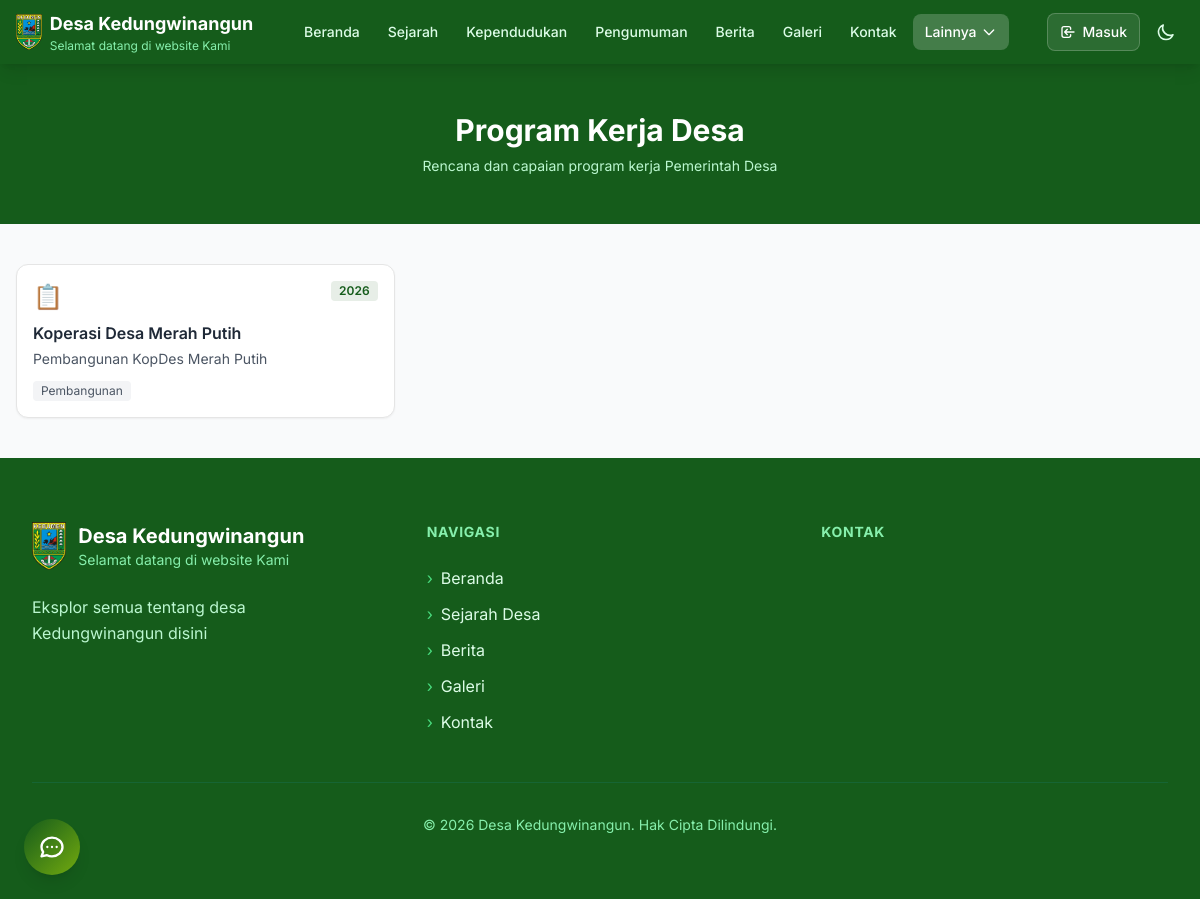
/program-kerja, run on the app's committed database.
### tables this page shows
CREATE TABLE config (
                key TEXT PRIMARY KEY,
                value TEXT
            );

CREATE TABLE program_kerja (
                id INTEGER PRIMARY KEY AUTOINCREMENT,
                judul TEXT NOT NULL,
                deskripsi TEXT,
                kategori TEXT DEFAULT 'pembangunan',
                tahun INTEGER,
                target TEXT,
                realiasi TEXT,
                anggaran TEXT,
                icon TEXT DEFAULT '📋',
                status TEXT DEFAULT 'berlangsung',
                aktif INTEGER DEFAULT 1,
                urutan INTEGER DEFAULT 0,
                created_at TIMESTAMP DEFAULT CURRENT_TIMESTAMP,
                updated_at TIMESTAMP DEFAULT CURRENT_TIMESTAMP
            );

### routes/public.py (the view)
@public_bp.route("/program-kerja")
def program_kerja():
    try:
        from models import get_all_pages, get_all_program_kerja
        from datetime import datetime
        desa_info = get_desa_info_with_maps()
        custom_pages = get_all_pages()
        tahun_filter = request.args.get('tahun', type=int)
        kategori_filter = request.args.get('kategori', '')
        program_list = get_all_program_kerja(aktif=1, tahun=tahun_filter)
        if kategori_filter:
            program_list = [p for p in program_list if p.get('kategori') == kategori_filter]
        by_status = {
            'rencana': [],
            'berlangsung': [],
            'selesai': [],
        }
        for p in program_list:
            status = p.get('status', 'berlangsung')
            if status in by_status:
                by_status[status].append(p)
            else:
                by_status['berlangsung'].append(p)
        all_program = get_all_program_kerja(aktif=1)
        tahun_list = sorted(set(p.get('tahun') for p in all_program if p.get('tahun')), reverse=True)
        if not tahun_list:
            tahun_list = [datetime.now().year]
        kategori_labels = {
            'pembangunan': 'Pembangunan',
            'pemberdayaan': 'Pemberdayaan',
            'pembinaan': 'Pembinaan',
            'pelayanan': 'Pelayanan',
            'kesehatan': 'Kesehatan',
            'pendidikan': 'Pendidikan',
            'umum': 'Umum',
        }
        status_labels = {
            'rencana': '🗓️ Rencana',
            'berlangsung': '🔄 Berlangsung',
            'selesai': '✅ Selesai',
        }
        return render_template(
            "program_kerja.html",
            page={"title": "Program Kerja"},
            desa=desa_info,
            nav_links=set_nav_active("Lainnya", request.path),
            tahun=datetime.now().year,
            site_name=desa_info['nama'],
            site_tagline=desa_info['tagline'],
            site_description=desa_info['deskripsi'],
            custom_pages=custom_pages,
            program_list=program_list,
            by_status=by_status,
            tahun_list=tahun_list,
            tahun_filter=tahun_filter,
            kategori_filter=kategori_filter,
            kategori_labels=kategori_labels,
            status_labels=status_labels,
        )
    except Exception as e:
        logger.error(f"Error loading program_kerja page: {str(e)}")
        flash('Terjadi kesalahan saat memuat halaman', 'error')
        return redirect(url_for('public.index'))

### app.py (called while the page is built, shortened)
@app.context_processor
def inject_openrouter_key():
    return {
        'openrouter_api_key': environ.get('OPENROUTER_API_KEY', '')
    }

@app.context_processor
def inject_custom_pages():
    from models import get_all_pages
    return {'custom_pages_nav': get_all_pages()}

@app.after_request
def add_security_headers(response):
    response.headers['X-Content-Type-Options'] = 'nosniff'
    response.headers['X-Frame-Options'] = 'DENY'
    response.headers['X-XSS-Protection'] = '1; mode=block'
    response.headers['Referrer-Policy'] = 'strict-origin-when-cross-origin'
    if request.path.startswith('/admin') or request.path.startswith('/login'):
        response.headers['Cache-Control'] = 'no-store, no-cache, must-revalidate, max-age=0'
        response.headers['Pragma'] = 'no-cache'
        response.headers['Expires'] = '0'
    response.headers['Permissions-Policy'] = (
        'camera=(), microphone=(), geolocation=(self "https://maps.google.com"), '
        'payment=(), usb=(), fullscreen=(self)'
    )
    return response

@app.context_processor
def inject_csrf_token():
    from flask import session
    if '_csrf_token' not in session:
        session['_csrf_token'] = secrets.token_hex(32)
    return {'csrf_token': session['_csrf_token']}

### models.py (called while the page is built)
def get_db_connection():
    conn = sqlite3.connect(Config.DB_NAME)
    conn.row_factory = sqlite3.Row
    return conn

def get_config(key, default=None):
    try:
        conn = get_db_connection()
        cursor = conn.cursor()
        cursor.execute('SELECT value FROM config WHERE key = ?', (key,))
        row = cursor.fetchone()
        conn.close()
        return row['value'] if row else (default if default is not None else DEFAULT_CONFIG.get(key, ''))
    except Exception as e:
        logger.error(f"Error getting config '{key}': {str(e)}")
        return default if default is not None else DEFAULT_CONFIG.get(key, '')

def get_desa_info():
    return {
        "nama": get_config("website_nama", DEFAULT_CONFIG["website_nama"]),
        "tagline": get_config("website_tagline", DEFAULT_CONFIG["website_tagline"]),
        "deskripsi": get_config("website_deskripsi", DEFAULT_CONFIG["website_deskripsi"]),
        "jumlah_dusun": 8,
        "jumlah_kadus": 6,
        "jumlah_kasi": 3,
        "jumlah_kaur": 3,
        "jumlah_sekdes": 1,
        "jumlah_kepala_desa": 1,
    }

### routes/public.py (called while the page is built)
def get_desa_info_with_maps():
    info = get_desa_info()
    info['maps_embed_url'] = MAPS_EMBED_URL
    info['dusun'] = DUSUN_DATA
    return info

### templates/program_kerja.html (shortened to what this page needs)
<!DOCTYPE html>
<html lang="id">
<head>
    <script src="https://cdn.tailwindcss.com"></script>
    <link rel="stylesheet" href="{{ url_for('static', filename='styles.css') }}">
</head>
<body class="bg-gray-50 font-['Inter']">
    {% include 'partials/navbar.html' %}
    <section class="bg-[#155C1B] text-white py-10 md:py-12">
        <div class="container-lg mx-auto px-4 text-center">
            <h1 class="text-2xl md:text-3xl font-bold mb-2">Program Kerja Desa</h1>
            <p class="text-green-200 text-sm">Rencana dan capaian program kerja Pemerintah Desa</p>
        </div>
    </section>
    <section class="container-lg mx-auto px-4 py-10">
        {% if program_list %}
        <div class="grid md:grid-cols-2 lg:grid-cols-3 gap-4">
            {% for program in program_list %}
            <div class="bg-white rounded-xl border border-neutral-200 shadow-sm p-4">
                <div class="flex items-start justify-between mb-2">
                    <span class="text-2xl">{{ program.icon or '📋' }}</span>
                    {% if program.tahun %}
                    <span class="px-2 py-0.5 bg-[#155C1B]/10 text-[#155C1B] rounded text-xs font-semibold">{{ program.tahun }}</span>
                    {% endif %}
                </div>
                <h3 class="font-semibold text-gray-800 mb-1 line-clamp-2">{{ program.judul }}</h3>
                <p class="text-sm text-gray-600 mb-2 line-clamp-2">{{ program.deskripsi or '' }}</p>
                {% if program.kategori %}
                <span class="inline-block px-2 py-0.5 bg-gray-100 text-gray-600 rounded text-xs">{{ kategori_labels.get(program.kategori, program.kategori) }}</span>
                {% endif %}
            </div>
            {% endfor %}
        </div>
        {% else %}
        <div class="text-center py-16">
            <p class="text-gray-500">Belum ada program kerja</p>
        </div>
        {% endif %}
    </section>
    {% include 'partials/footer.html' %}
    {% include 'partials/chatbot.html' %}
</body>
</html>

### templates/partials/navbar.html (shortened to what this page needs)
<nav class="bg-[#155C1B] sticky top-0 z-50 shadow-lg {{ navbar_extra_class or '' }}" id="main-navbar" x-data="{ mobileOpen: false, dropdownOpen: false }">
    <div class="max-w-7xl mx-auto px-4">
        <div class="flex items-center justify-between h-14 md:h-16">
            <a href="{{ url_for('public.index') }}" class="flex items-center gap-2">
                <img src="{{ url_for('static', filename='images/kebumen.png') }}" alt="Logo" class="h-9 w-auto">
                <div class="hidden sm:block">
                    <div class="text-white font-bold text-sm md:text-lg">{{ site_name or 'Desa' }}</div>
                    <div class="text-green-300 text-[10px] md:text-xs">{{ site_tagline or '' }}</div>
                </div>
            </a>
            <div class="hidden lg:flex items-center gap-1">
                {% for link in nav_links %}
                {% if link.label == 'Lainnya' %}
                <div class="relative">
                    <button @click="dropdownOpen = !dropdownOpen"
                            class="px-3 py-2 rounded-lg text-sm font-medium transition-colors flex items-center gap-1
                                   {% if link.active %}bg-white/20 text-white{% else %}text-green-100 hover:bg-white/10 hover:text-white{% endif %}">
                        Lainnya
                        <svg class="w-4 h-4 transition-transform" :class="{'rotate-180': dropdownOpen}" fill="none" stroke="currentColor" viewBox="0 0 24 24">
                            <path stroke-linecap="round" stroke-linejoin="round" stroke-width="2" d="M19 9l-7 7-7-7"/>
                        </svg>
                    </button>
                </div>
                {% else %}
                <a href="{{ link.href }}" class="px-3 py-2 rounded-lg text-sm font-medium transition-colors
                       {% if link.active %}bg-white/20 text-white{% else %}text-green-100 hover:bg-white/10 hover:text-white{% endif %}">
                    {{ link.label }}
                </a>
                {% endif %}
                {% endfor %}
            </div>
            <div class="flex items-center gap-1 md:gap-2">
                {% if not session.user_logged_in %}
                <div class="hidden md:flex items-center gap-2">
                    <a href="{{ url_for('public.login') }}" class="flex items-center gap-1.5 px-3 py-2 rounded-lg text-white text-sm font-medium bg-white/10 hover:bg-white/20 border border-white/20 transition-all">
                        <svg class="w-4 h-4" fill="none" stroke="currentColor" viewBox="0 0 24 24">
                            <path stroke-linecap="round" stroke-linejoin="round" stroke-width="2" d="M11 16l-4-4m0 0l4-4m-4 4h14m-5 4v1a3 3 0 01-3 3H6a3 3 0 01-3-3V7a3 3 0 013-3h7a3 3 0 013 3v1"/>
                        </svg>
                        Masuk
                    </a>
                </div>
                {% endif %}
                <button id="btn-dark" class="p-2 rounded-lg text-green-100 hover:bg-white/10 transition-colors" aria-label="Dark mode">
                    <svg id="icon-moon" class="w-5 h-5" fill="none" stroke="currentColor" viewBox="0 0 24 24">
                        <path stroke-linecap="round" stroke-linejoin="round" stroke-width="2" d="M20.354 15.354A9 9 0 018.646 3.646 9.003 9.003 0 0012 21a9.003 9.003 0 008.354-5.646z"/>
                    </svg>
                </button>
            </div>
        </div>
    </div>
</nav>

### templates/partials/footer.html (shortened to what this page needs)
<footer class="bg-[#155C1B] text-white">
    <div class="max-w-7xl mx-auto px-4 sm:px-6 lg:px-8 py-16">
        <div class="grid grid-cols-1 md:grid-cols-3 gap-12">
            <div class="reveal-footer">
                <a href="{{ url_for('public.index') }}" class="flex items-center gap-3 mb-6 group">
                    <img src="{{ url_for('static', filename='images/kebumen.png') }}" alt="Logo" class="h-12 w-auto transition-transform duration-300 group-hover:scale-105">
                    <div>
                        <h3 class="font-bold text-xl">{{ site_name or 'Desa' }}</h3>
                        <p class="text-green-300 text-sm">{{ site_tagline or '' }}</p>
                    </div>
                </a>
                <p class="text-green-200 leading-relaxed mb-6">{{ site_description or '' }}</p>
            </div>
            <div class="reveal-footer" style="transition-delay: 0.1s;">
                <h4 class="font-bold text-lg mb-6 text-green-300 uppercase tracking-wider text-sm">Navigasi</h4>
                <ul class="space-y-3">
                    <li>
                        <a href="{{ url_for('public.index') }}" class="text-green-100 hover:text-white transition-colors duration-200 flex items-center gap-2 group">
                            <span class="text-green-400 group-hover:translate-x-1 transition-transform duration-200">›</span>
                            Beranda
                        </a>
                    </li>
                    <li>
                        <a href="{{ url_for('public.sejarah') }}" class="text-green-100 hover:text-white transition-colors duration-200 flex items-center gap-2 group">
                            <span class="text-green-400 group-hover:translate-x-1 transition-transform duration-200">›</span>
                            Sejarah Desa
                        </a>
                    </li>
                    <li>
                        <a href="{{ url_for('public.berita') }}" class="text-green-100 hover:text-white transition-colors duration-200 flex items-center gap-2 group">
                            <span class="text-green-400 group-hover:translate-x-1 transition-transform duration-200">›</span>
                            Berita
                        </a>
                    </li>
                    <li>
                        <a href="{{ url_for('public.galeri') }}" class="text-green-100 hover:text-white transition-colors duration-200 flex items-center gap-2 group">
                            <span class="text-green-400 group-hover:translate-x-1 transition-transform duration-200">›</span>
                            Galeri
                        </a>
                    </li>
                    <li>
                        <a href="{{ url_for('public.kontak') }}" class="text-green-100 hover:text-white transition-colors duration-200 flex items-center gap-2 group">
                            <span class="text-green-400 group-hover:translate-x-1 transition-transform duration-200">›</span>
                            Kontak
                        </a>
                    </li>
                </ul>
            </div>
            <div class="reveal-footer" style="transition-delay: 0.2s;">
                <h4 class="font-bold text-lg mb-6 text-green-300 uppercase tracking-wider text-sm">Kontak</h4>
            </div>
        </div>
        <div class="mt-12 pt-8 border-t border-green-800 text-center">
            <p class="text-green-300 text-sm">© {{ tahun }} {{ site_name or 'Desa' }}. Hak Cipta Dilindungi.</p>
        </div>
    </div>
</footer>

### data on the page
config: value "Desa Kedungwinangun"
config: value "Selamat datang di website Kami"
program_kerja: icon "📋", tahun "2026", judul "Koperasi Desa Merah Putih", deskripsi "Pembangunan KopDes Merah Putih", get "Pembangunan"
config: value "Eksplor semua tentang desa Kedungwinangun disini"

### other printed values
{{ link.label }} "Beranda" "Sejarah" "Kependudukan" "Pengumuman" "Berita" "Galeri" "Kontak"
{{ tahun }} "2026"
